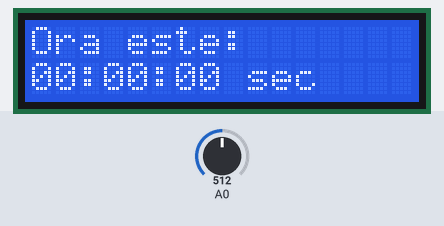
Recording of a sketch running on a simulated Arduino Uno, built with avr-gcc and run on an emulated ATmega328P. Parts: 16×2 character LCD. Inputs (shaded band) come from the test bench; at power-on: A0 = 512.

Above: at 1.2 s.
1.3 s: A0 set to 610
At 2.0 s:
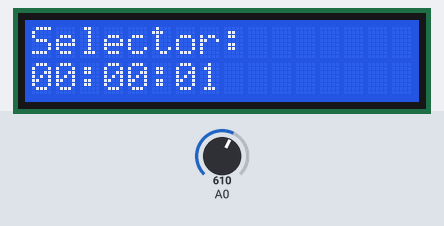
4.3 s: A0 set to 50
At 5.0 s:
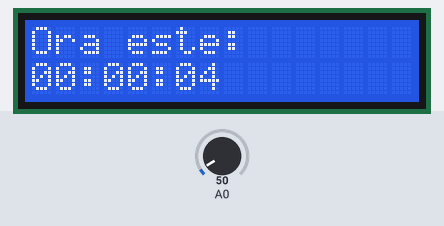
7.3 s: A0 set to 65
At 8.6 s:
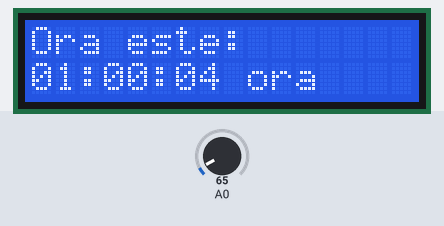
10.2 s: A0 set to 390
At 11.7 s:
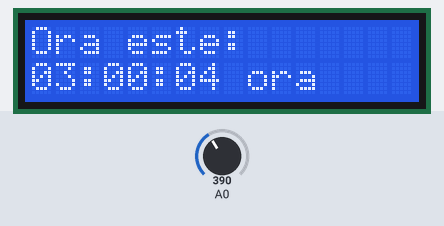
13.2 s: A0 set to 415
At 14.2 s:
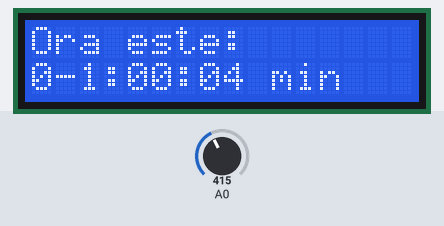
Timing chart, 0 to 16.2 s (numbered marks = the images above; inputs shaded):
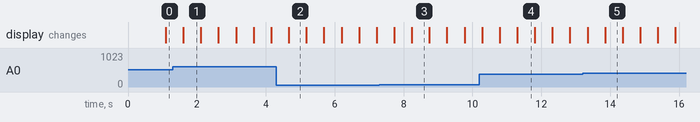

The sketch:

lcd_lab5_ex2.ino
```cpp
#include <LiquidCrystal.h>

LiquidCrystal lcd( 8, 9, 4, 5, 6, 7 );
char mesaj [60]= {0x1F,0x0E,0x5E,0x41,0x54,0x4F,0x0E,0x13,0x0E,0x0E,0x0E,0x0E,0x0E,0x0E,0x2E,
                 0x1F,0x45,0x0E,0x4D,0x5B,0x58,0x47,0x40,0x5A,0x4B,0x0E,0x0E,0x0E,0x0E,0x2E,
                 0x1F,0x0E,0x42,0x4F,0x4C,0x41,0x5C,0x4F,0x5A,0x41,0x5C,0x0E,0x13,0x0E,0x2E,
                 0x1F,0x45,0x0E,0x5E,0x41,0x54,0x4B,0x0E,0x0E,0x0E,0x0E,0x0E,0x0E,0x0E,0x2E};

int ora = 0, minute = 0, secunde = 0;
String mesajLine1 = "Ora este:";
unsigned long setupTime = 0;
unsigned long currentTime = 0;
int timeSelector = -1; // 0 secunde
                      // 1 minute
                      // 2 ore


void Change()
{
  int i;

  for (i=0;i<sizeof(mesaj);i++)
    mesaj[i]^=0x2E;
}


void setup()
{
  setupTime = millis();
  pinMode( A0, INPUT );
  digitalWrite( A0, LOW );

  //dimensiunea ecranului
  lcd.begin( 16, 2 );
  lcd.setCursor( 0, 0 );

  Change();
}

void loop()
{
   int button;
   currentTime = millis();

  lcd.setCursor( 0, 0 );
  lcd.print("                        ");

  lcd.setCursor( 0, 1 );
  lcd.print("                        ");

   if(!(timeSelector >= 0)){
     secunde =  (currentTime / 1000) % 60;
     minute  =  (currentTime/(60000)%60);
     ora     =  (currentTime/(1000*60*60)%60);
   }

  lcd.setCursor( 0, 0 );
  lcd.print(mesajLine1);

  String oraLine2 = "";
  if(ora < 10){
    oraLine2 += "0";
  }

  oraLine2 += ora;
  oraLine2 += ":";
  if(minute < 10){
    oraLine2 += "0";
  }
  oraLine2 += minute;
  oraLine2 += ":";
  if(secunde < 10){
    oraLine2 += "0";
  }
  oraLine2 += secunde;

   if(timeSelector >= 0){
      if(timeSelector == 0){
        oraLine2 += " sec";
      }
      else
      if(timeSelector == 1){
        oraLine2 += " min";
      }
      else
      if(timeSelector == 2){
        oraLine2 += " ora";
      }
   }


  lcd.setCursor( 0, 1 );
  lcd.print(oraLine2);

   button =  analogRead( A0 );
   Serial.print(button);
   Serial.println("Loop");

   if (button<60) //right
   {
    timeSelector++;
    timeSelector %= 3;
   }
   else
   if (button<200 && button > 60) // up
   {
      switch(timeSelector)
      {
      case 0 :
        secunde++;
        secunde %= 60;
      break;
      case 1 :
        minute++;
        minute %= 60;
      break;
      case 2 :
        ora++;
        ora %= 60;
      break;

      }
   }
   else
   if (button<400 && button > 200) // down
   {
      switch(timeSelector)
      {
      case 0 :
        secunde--;
        secunde %= 60;
      break;
      case 1 :
        minute--;
        minute %= 60;
      break;
      case 2 :
        ora--;
        ora %= 60;
      break;

      }
   }
   else
   if (button< 600 && button > 400) // left
   {
      timeSelector--;
      timeSelector %= 3;
   }
   else
   if (button > 600 && button < 800) // select
   {
      lcd.setCursor( 0, 0 );
      lcd.print("Selector");

      if(timeSelector == -1){
        timeSelector = 0;
      }
      else{
        timeSelector = -1;
      }

   }
 delay(500);
}

// < 60 right
// < 200 up
// < 400 down
// < 600 left
// < 800
//0 select
```

Measured:
- the behaviour switches between 59 and 60 on A0 (found by bisection; images 2 and 3)
- the behaviour switches between 400 and 401 on A0 (found by bisection; images 4 and 5)
- after the input at 1.3 s, the display: changes after 0.30 s (image 1)
- after the input at 4.3 s, the display: changes after 0.37 s (image 2)
- after the input at 13.2 s, the display: first differs from a run without the input after 0.65 s (image 5)
- what the display in image 1 shows lasts 0.5 s, from 1.6 s to 2.1 s
